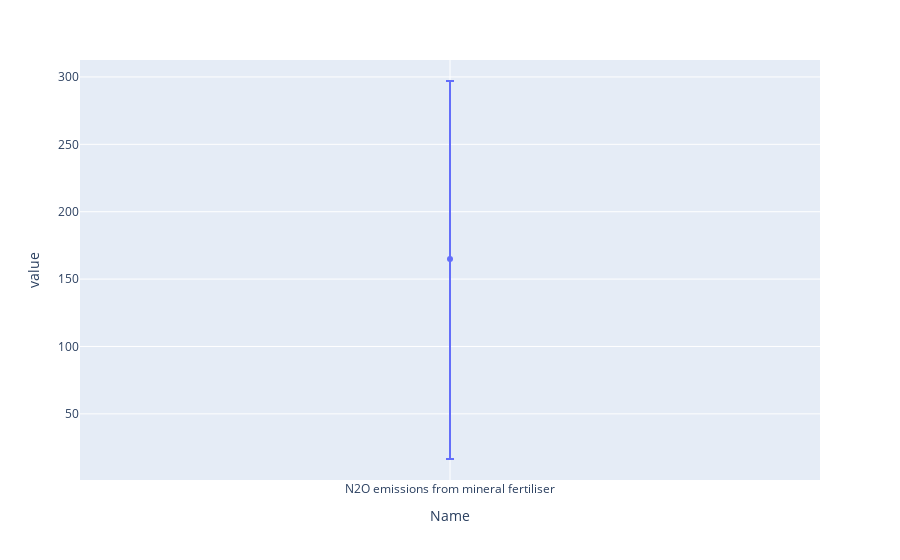

Notebook code cell kept with this figure:
### Code cell
res = resulting_demands
res["Name"] = "N2O emissions from mineral fertiliser"
res = res.set_index(["Name", "value_type"])
res = res[["emission [kg_N20/ha]"]].unstack("value_type").reset_index()
res.columns = res.columns.droplevel()
res.rename( columns={'':'Name'}, inplace=True )
res.value = res.value * 1e6
res["e_minus"] = res.value - res["min"] * 1e6
res["e_plus"] = res["max"] * 1e6 - res.value
display(res)

import plotly.express as px

fig = px.scatter(res, x="Name", y="value", error_y="e_plus", error_y_minus="e_minus")
fig.show()

### Figure 1 — Plotly figure (JSON) as saved in the notebook; plotly's stock layout.template omitted (floating-point values rounded to 4 significant figures)
{"data": [{"error_y": {"array": [132.0], "arrayminus": [148.5]}, "hovertemplate": "Name=%{x}<br>value=%{y}<extra></extra>", "legendgroup": "", "marker": {"color": "#636efa", "symbol": "circle"}, "mode": "markers", "name": "", "orientation": "v", "showlegend": false, "type": "scatter", "x": ["N2O emissions from mineral fertiliser"], "xaxis": "x", "y": [165.0], "yaxis": "y"}], "layout": {"autosize": true, "legend": {"tracegroupgap": 0}, "margin": {"t": 60}, "xaxis": {"anchor": "y", "autorange": true, "domain": [0, 1], "range": [-1, 1], "title": {"text": "Name"}, "type": "category"}, "yaxis": {"anchor": "x", "autorange": true, "domain": [0, 1], "range": [0.9167, 312.6], "title": {"text": "value"}, "type": "linear"}}}
